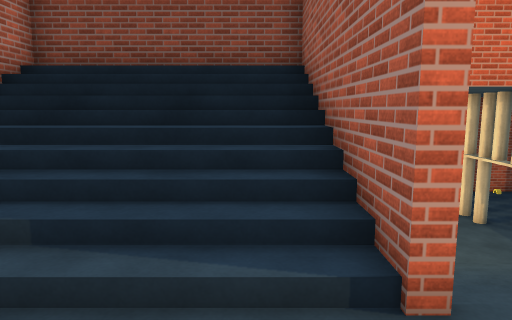
View 1 (above)

15 first-person views from a walk through a scene from a Unity 3-D project. The camera is 1.5 m above the floor, tilts 8° down and sees 70° across. Doors are open. The floor is counted in squares, 1 m on a side. Each view is taken from the middle of a square. On the plan, view 1 faces up. The plan holds only what a view shows up to about 16 squares ahead; the rest is blank. Some surface patterns are stand-ins.

View 2
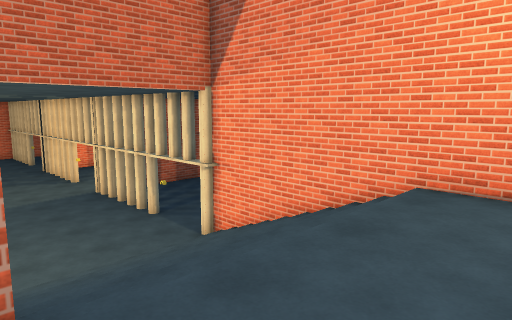

View 3
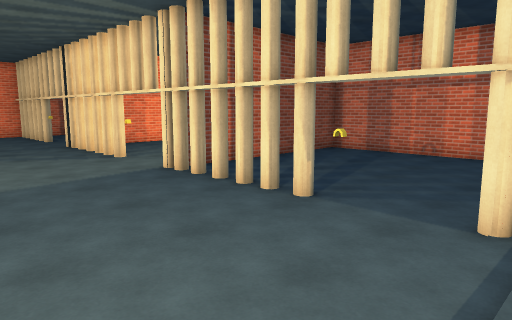

View 4
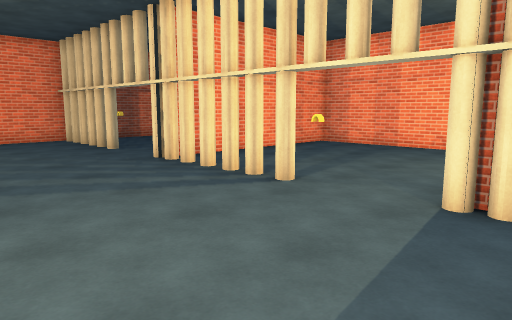

View 5
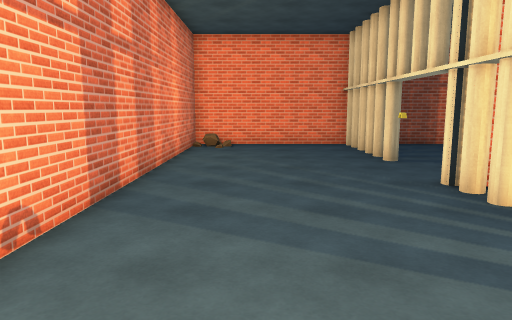

View 6
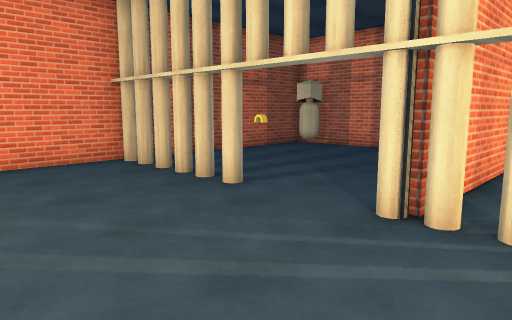

View 7
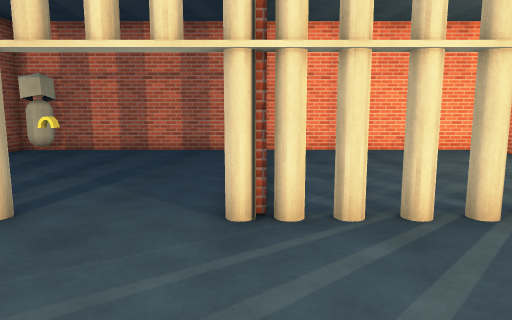

View 8
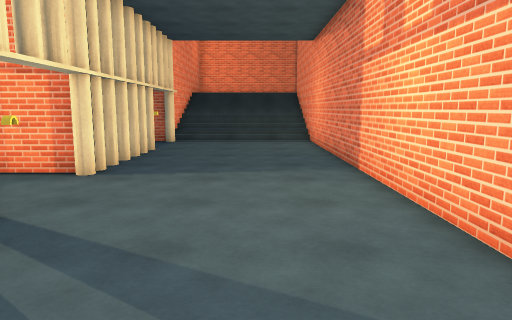

View 9
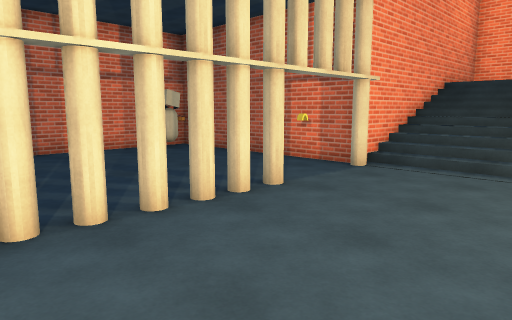

View 10
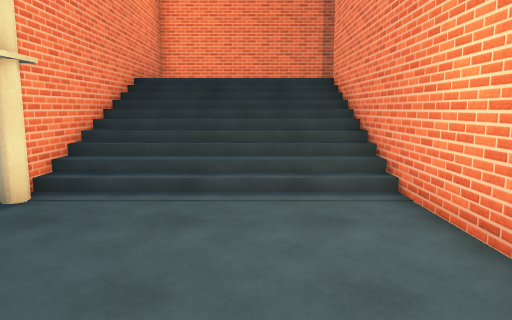

View 11
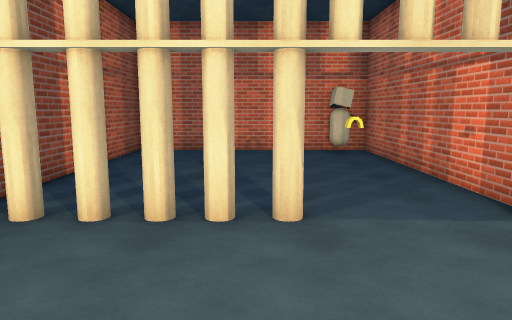

View 12
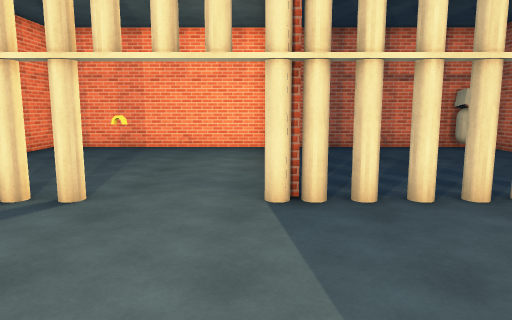

View 13
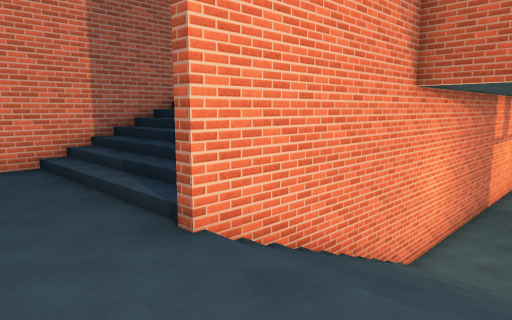

View 14
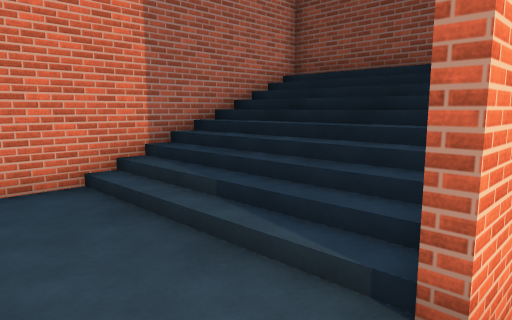

View 15
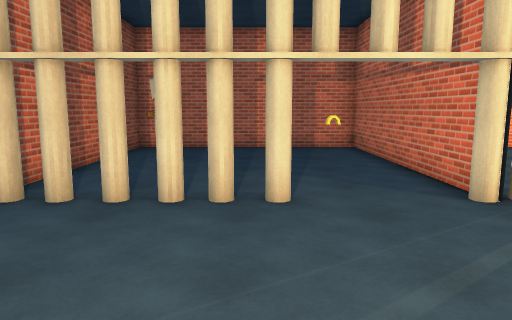

### Floor plan
Key: @ floor where view 1 was taken; # wall or solid block; . main floor; : floor 2.5 m higher than the main floor; / step, stairs or slope; D open door; O other object.
Columns run from 5 left of view 1 to 16 right of it. Each row starts with its distance up from view 1.
 35        ###############
 34       # .....O.......O
 33       #......O......OO
 32       #......O.......#
 31       #......O.......#
 30       #......O.......#
 29       #......D.......#
 28       #......D.......#
 27       #......D.......#
 26       #......O########
 25       #......O.......#
 24       #......O.......#
 23       #......O.......#
 22       #......O.......#
 21       #......O.......#
 20       #......O.......#
 19       #......D.......#
 18       #......O.......#
 17       #......O########
 16       #......O.......#
 15       #......O.......#
 14       #......O.......#
 13       #......O.......#
 12       #......O.......#
 11       #......D.......#
 10       #......D.......O
  9 #######......O########
  8 #/////#//////#
  7 #/////#//////#
  6 #/////#//////#
  5 #/////#//////#
  4 #/////#//////#
  3 #/////#//////#
  2 #::::::::::::#
  1 #::::::::::::#
  0      @:::::  #
 -1       ########

Positions as (right, up) in squares from view 1, and headings:
1: (0, 0), facing up
2: (1, 0), facing up-right
3: (2, 8), facing up-right
4: (2, 16), facing up-right
5: (4, 19), facing up
6: (3, 24), facing up-right
7: (3, 26), facing right
8: (4, 26), facing down
9: (3, 18), facing down-right
10: (4, 15), facing down
11: (3, 13), facing right
12: (2, 18), facing right
13: (5, 0), facing up-left
14: (2, 0), facing up-left
15: (2, 30), facing right
